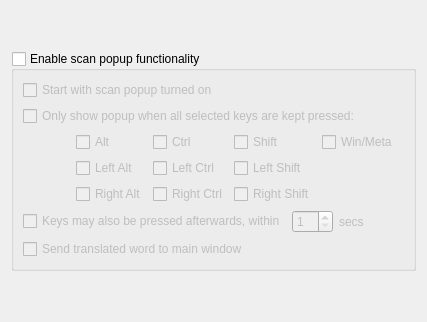
     <widget class="QWidget" name="tab_4">
      <attribute name="icon">
       <iconset resource="resources.qrc">
        <normaloff>:/icons/wizard.png</normaloff>:/icons/wizard.png</iconset>
      </attribute>
      <attribute name="title">
       <string>&amp;Scan Popup</string>
      </attribute>
      <layout class="QVBoxLayout" name="verticalLayout_10">
       <item>
        <spacer name="verticalSpacer_16">
         <property name="orientation">
          <enum>Qt::Vertical</enum>
         </property>
         <property name="sizeHint" stdset="0">
          <size>
           <width>20</width>
           <height>40</height>
          </size>
         </property>
        </spacer>
       </item>
       <item>
        <widget class="QGroupBox" name="enableScanPopup">
         <property name="toolTip">
          <string>When enabled, a translation popup window would be shown each time
you point your mouse on any word on the screen (Windows) or select
any word with mouse (Linux). When enabled, you can switch it on and
off from main window or tray icon.</string>
         </property>
         <property name="title">
          <string>Enable scan popup functionality</string>
         </property>
         <property name="checkable">
          <bool>true</bool>
         </property>
         <property name="checked">
          <bool>false</bool>
         </property>
         <layout class="QVBoxLayout" name="verticalLayout_4">
          <item>
           <widget class="QCheckBox" name="startWithScanPopupOn">
            <property name="toolTip">
             <string>Chooses whether the scan popup mode is on by default or not. If checked,
the program would always start with the scan popup active.</string>
            </property>
            <property name="text">
             <string>Start with scan popup turned on</string>
            </property>
           </widget>
          </item>
          <item>
           <widget class="QCheckBox" name="enableScanPopupModifiers">
            <property name="toolTip">
             <string>With this enabled, the popup would only show up if all chosen keys are
in the pressed state when the word selection changes.</string>
            </property>
            <property name="text">
             <string>Only show popup when all selected keys are kept pressed:</string>
            </property>
           </widget>
          </item>
          <item>
           <widget class="QFrame" name="scanPopupModifiers">
            <property name="frameShape">
             <enum>QFrame::NoFrame</enum>
            </property>
            <property name="frameShadow">
             <enum>QFrame::Plain</enum>
            </property>
            <property name="lineWidth">
             <number>0</number>
            </property>
            <layout class="QVBoxLayout" name="verticalLayout_5">
             <property name="margin">
              <number>0</number>
             </property>
             <item>
              <layout class="QHBoxLayout" name="horizontalLayout">
               <item>
                <spacer name="horizontalSpacer">
                 <property name="orientation">
                  <enum>Qt::Horizontal</enum>
                 </property>
                 <property name="sizeHint" stdset="0">
                  <size>
                   <width>40</width>
                   <height>20</height>
                  </size>
                 </property>
                </spacer>
               </item>
               <item>
                <layout class="QGridLayout" name="gridLayout">
                 <item row="1" column="1">
                  <widget class="QCheckBox" name="leftCtrl">
                   <property name="toolTip">
                    <string>Left Ctrl only</string>
                   </property>
                   <property name="text">
                    <string>Left Ctrl</string>
                   </property>
                  </widget>
                 </item>
                 <item row="2" column="2">
                  <widget class="QCheckBox" name="rightShift">
                   <property name="toolTip">
                    <string>Right Shift only</string>
                   </property>
                   <property name="text">
                    <string>Right Shift</string>
                   </property>
                  </widget>
                 </item>
                 <item row="0" column="0">
                  <widget class="QCheckBox" name="altKey">
                   <property name="toolTip">
                    <string>Alt key</string>
                   </property>
                   <property name="text">
                    <string>Alt</string>
                   </property>
                  </widget>
                 </item>
                 <item row="0" column="1">
                  <widget class="QCheckBox" name="ctrlKey">
                   <property name="toolTip">
                    <string>Ctrl key</string>
                   </property>
                   <property name="text">
                    <string>Ctrl</string>
                   </property>
                  </widget>
                 </item>
                 <item row="1" column="0">
                  <widget class="QCheckBox" name="leftAlt">
                   <property name="toolTip">
                    <string>Left Alt only</string>
                   </property>
                   <property name="text">
                    <string>Left Alt</string>
                   </property>
                  </widget>
                 </item>
                 <item row="0" column="2">
                  <widget class="QCheckBox" name="shiftKey">
                   <property name="toolTip">
                    <string>Shift key</string>
                   </property>
                   <property name="text">
                    <string>Shift</string>
                   </property>
                  </widget>
                 </item>
                 <item row="2" column="0">
                  <widget class="QCheckBox" name="rightAlt">
                   <property name="toolTip">
                    <string>Right Alt only</string>
                   </property>
                   <property name="text">
                    <string>Right Alt</string>
                   </property>
                  </widget>
                 </item>
                 <item row="2" column="1">
                  <widget class="QCheckBox" name="rightCtrl">
                   <property name="toolTip">
                    <string>Right Ctrl only</string>
                   </property>
                   <property name="text">
                    <string>Right Ctrl</string>
                   </property>
                  </widget>
                 </item>
                 <item row="1" column="2">
                  <widget class="QCheckBox" name="leftShift">
                   <property name="toolTip">
                    <string>Left Shift only</string>
                   </property>
                   <property name="text">
                    <string>Left Shift</string>
                   </property>
                  </widget>
                 </item>
                 <item row="0" column="3">
                  <widget class="QCheckBox" name="winKey">
                   <property name="toolTip">
                    <string>Windows key or Meta key</string>
                   </property>
                   <property name="text">
                    <string>Win/Meta</string>
                   </property>
                  </widget>
                 </item>
                </layout>
               </item>
               <item>
                <widget class="QFrame" name="frame">
                 <property name="frameShape">
                  <enum>QFrame::NoFrame</enum>
                 </property>
                 <property name="frameShadow">
                  <enum>QFrame::Raised</enum>
                 </property>
                 <property name="lineWidth">
                  <number>0</number>
                 </property>
                 <layout class="QVBoxLayout" name="verticalLayout_3">
                  <property name="margin">
                   <number>0</number>
                  </property>
                 </layout>
                </widget>
               </item>
              </layout>
             </item>
            </layout>
           </widget>
          </item>
          <item>
           <layout class="QHBoxLayout" name="horizontalLayout_5">
            <item>
             <widget class="QCheckBox" name="scanPopupAltMode">
              <property name="toolTip">
               <string>Normally, in order to activate a popup you have to
maintain the chosen keys pressed while you select
a word. With this enabled, the chosen keys may also
be pressed shortly after the selection is done.</string>
              </property>
              <property name="text">
               <string>Keys may also be pressed afterwards, within</string>
              </property>
             </widget>
            </item>
            <item>
             <widget class="QSpinBox" name="scanPopupAltModeSecs">
              <property name="toolTip">
               <string>To avoid false positives, the keys are only monitored
after the selection's done for a limited amount of
seconds, which is specified here.</string>
              </property>
              <property name="wrapping">
               <bool>false</bool>
              </property>
              <property name="frame">
               <bool>true</bool>
              </property>
              <property name="alignment">
               <set>Qt::AlignLeading|Qt::AlignLeft|Qt::AlignVCenter</set>
              </property>
              <property name="minimum">
               <number>1</number>
              </property>
              <property name="maximum">
               <number>99</number>
              </property>
             </widget>
            </item>
            <item>
             <widget class="QLabel" name="label_7">
              <property name="text">
               <string>secs</string>
              </property>
             </widget>
            </item>
            <item>
             <spacer name="horizontalSpacer_5">
              <property name="orientation">
               <enum>Qt::Horizontal</enum>
              </property>
              <property name="sizeHint" stdset="0">
               <size>
                <width>40</width>
                <height>20</height>
               </size>
              </property>
             </spacer>
            </item>
           </layout>
          </item>
          <item>
           <widget class="QCheckBox" name="scanToMainWindow">
            <property name="toolTip">
             <string>Send translated word to main window instead of to show it in popup window</string>
            </property>
            <property name="text">
             <string>Send translated word to main window</string>
            </property>
           </widget>
          </item>
         </layout>
        </widget>
       </item>
       <item>
        <spacer name="verticalSpacer_6">
         <property name="orientation">
          <enum>Qt::Vertical</enum>
         </property>
         <property name="sizeHint" stdset="0">
          <size>
           <width>20</width>
           <height>40</height>
          </size>
         </property>
        </spacer>
       </item>
      </layout>
     </widget>
